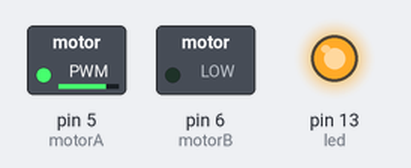
Simulated run of this sketch. Board: Arduino Uno, built with avr-gcc and run on an emulated ATmega328P. Shown: switched loads named in the sketch (green lamp = pin HIGH), output pins drawn as LEDs (lit = HIGH).

Above: at 0.1 s.
At 20.1 s:
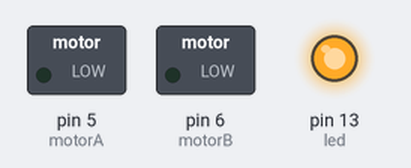
At 39.1 s:
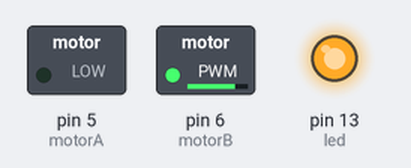
Timing chart, 0 to 40.0 s (numbered marks = the images above):
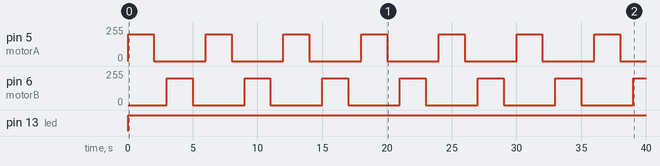

The sketch:

DC_Motor_BA6208_new.ino
```cpp
int led = 13;
int motorA = 5;
int motorB = 6;
int motorSpeed = 200;

void Forward(int x, int motorSpeed);
void mStop(int x);
void Backward(int x, int motorSpeed);

void setup() {
  pinMode(led, OUTPUT);
  pinMode(motorA, OUTPUT);
  pinMode(motorB, OUTPUT);
}

void loop() {
    Forward(2000, motorSpeed);
    mStop(1000);
    Backward(2000, motorSpeed);
    mStop(1000);
}

void Forward(int x, int motorSpeed)
{
  if(motorSpeed >= 0)
  {
    analogWrite(motorA, motorSpeed);
    analogWrite(motorB, 0);
    digitalWrite(led, 1);
  }
  delay(x);
}

void Backward(int x, int motorSpeed)
{
  if(motorSpeed >= 0)
  {
    analogWrite(motorA, 0);
    analogWrite(motorB, motorSpeed);
    digitalWrite(led, 1);
  }
  delay(x);
}

void mStop(int x)
{
    digitalWrite(motorA, 0);
    digitalWrite(motorB, 0);
    digitalWrite(led, 1);
    delay(x);
}
```

Measured:
- by itself, pin 5 (motorA), pin 6 (motorB): alternates 200/255 for 2.0 s and 0/255 for 4.0 s
- by itself, pin 13 (led): LOW → HIGH at 0.00 s
